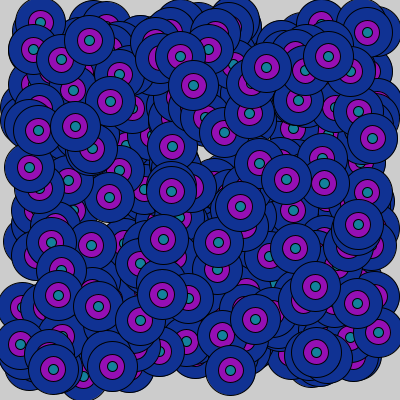
Frame 1 (no input)
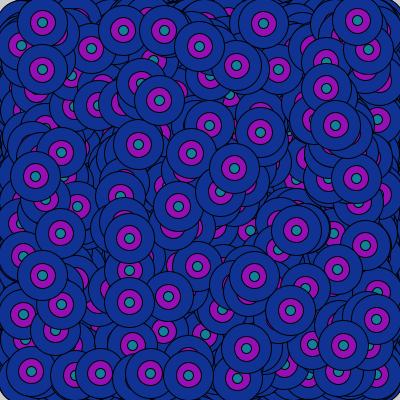
Frame 60 (the mouse pressed at the canvas centre just before this capture)
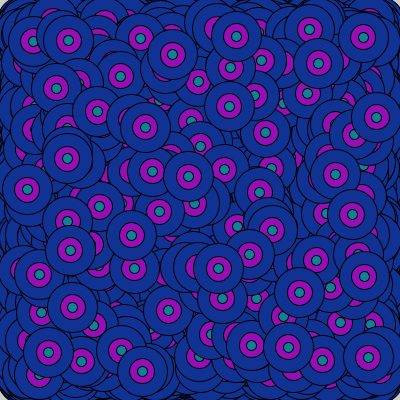
Frame 120 (the mouse held since frame 60 and released just before this capture)

The Processing sketch that drew these frames (run headless with seeded random() and noise(); from frame 60 on, the mouse is pressed at the canvas centre):

// Processing sketch: Array03_pde
// ── Array03_pde.pde
float xpos;
float ypos;

void setup(){
  size(400,400);
  //xpos = width/2;
  //ypos = height/2;
  
}

void draw(){
  for(int i=0; i<350; i++){
  func(random(20, 380), random(20, 380));
  }
}

void func(float xpos, float ypos){
  fill(#103293);
  circle(xpos, ypos, 50);
  fill(#950FB4);
  circle(xpos, ypos, 25);
  fill(#13809B);
  circle(xpos, ypos, 10);
}
  
